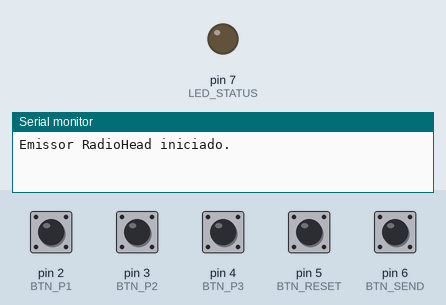
The sketch below on a simulated Arduino Uno, built with avr-gcc and run on an emulated ATmega328P. Shown: output pins drawn as LEDs (lit = HIGH), the last lines printed to the serial monitor. Dashed ring = blinking. The test bench sets the inputs (shaded band); at power-on: pin 2 (BTN_P1), pin 3 (BTN_P2), pin 4 (BTN_P3), pin 5 (BTN_RESET), pin 6 (BTN_SEND) HIGH. No radio packets arrive unless stated.

Above: at 1.2 s.
1.3 s: pin 2 (BTN_P1) pulled LOW for 0.15 s
2.9 s: pin 6 (BTN_SEND) pulled LOW for 0.15 s
At 5.06 s:
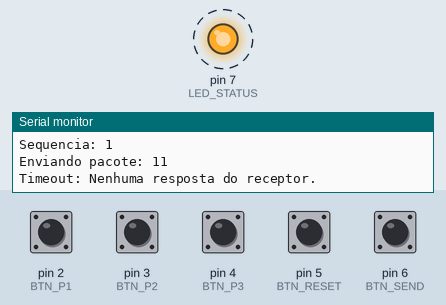
6.0 s: pin 5 (BTN_RESET) pulled LOW for 1 s
8.5 s: pin 6 (BTN_SEND) pulled LOW for 1 s
Timing chart, 0 to 11.5 s (numbered marks = the images above; inputs shaded):
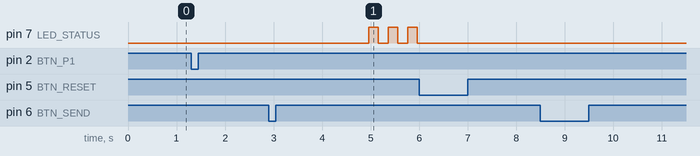

The sketch:

Transmissor.ino
```cpp
#include <RH_ASK.h>
#include <SPI.h>

// Cria o objeto driver.
// Padrões: velocidade 2000bps, RX pino 11, TX pino 12
RH_ASK driver;

// ----- PINOS -----
#define BTN_RESET 5
#define BTN_SEND  6
#define BTN_P1    2
#define BTN_P2    3
#define BTN_P3    4
#define LED_STATUS 7

String sequencia = "";

// Função para piscar o LED
void piscaLED(int vezes) {
  for (int i = 0; i < vezes; i++) {
    digitalWrite(LED_STATUS, HIGH);
    delay(200);
    digitalWrite(LED_STATUS, LOW);
    delay(200);
  }
}

// Monta um inteiro [SEQUÊNCIA][CHECKSUM]
String montarPacote() {
  int checksum = 0;
  // Calcula a soma de todos os números da sequência
  for (char c : sequencia) {
    checksum += (c - '0');
  }

  // Pega apenas o último dígito da soma (ex: soma 15 vira 5)
  int digitoVerificador = checksum % 10;

  // Cola o dígito no final da sequência original
  // Ex: Sequencia "111111" + Digito "6" = "1111116"
  return sequencia + String(digitoVerificador);
}

void enviarSequencia() {
  // Agora recebemos direto a String pronta
  String pacoteStr = montarPacote();

  Serial.print("Enviando pacote: ");
  Serial.println(pacoteStr);

  // Envia a mensagem
  driver.send((uint8_t *)pacoteStr.c_str(), pacoteStr.length());
  driver.waitPacketSent();

  // ... (O RESTO DA LÓGICA DE ACK/NACK CONTINUA IGUAL ABAIXO) ...
  // Apenas certifique-se de manter o restante da função enviarSequencia
  // (parte do while e millis) igual ao código anterior.

  // ----- TRECHO DE ESPERA (Copie isso para completar a função) -----
  unsigned long inicio = millis();
  bool respostaRecebida = false;

  while (millis() - inicio < 2000) {
    uint8_t buf[10];
    uint8_t buflen = sizeof(buf);

    if (driver.recv(buf, &buflen)) {
      buf[buflen] = 0;
      String resposta = String((char*)buf);

      // A resposta do ACK (111) ou NACK (999) é pequena,
      // então podemos usar toInt() aqui sem medo.
      long valor = resposta.toInt();

      Serial.print("Resposta recebida: ");
      Serial.println(valor);

      if (valor == 111) {
        Serial.println("ACK recebido.");
        piscaLED(2);
        respostaRecebida = true;
        return;
      }
      else if (valor == 999) {
        Serial.println("NACK recebido. Retransmitindo...");
        piscaLED(3);
        driver.send((uint8_t *)pacoteStr.c_str(), pacoteStr.length());
        driver.waitPacketSent();
        delay(200);
        inicio = millis();
      }
    }
  }

 if (!respostaRecebida) {
    Serial.println("Timeout: Nenhuma resposta do receptor.");
    piscaLED(3);
}
}

void setup() {
  Serial.begin(9600);

  // Configuração dos pinos (INPUT_PULLUP)
  pinMode(BTN_RESET, INPUT_PULLUP);
  pinMode(BTN_SEND,  INPUT_PULLUP);
  pinMode(BTN_P1,    INPUT_PULLUP);
  pinMode(BTN_P2,    INPUT_PULLUP);
  pinMode(BTN_P3,    INPUT_PULLUP);
  pinMode(LED_STATUS, OUTPUT);

  // Inicializa o RadioHead
  if (!driver.init()) {
    Serial.println("Falha na inicializacao do RadioHead!");
  } else {
    Serial.println("Emissor RadioHead iniciado.");
  }
}
void loop() {
  // Botão 1 - Só aceita se tiver menos de 3 digitos gravados
  if (!digitalRead(BTN_P1) && sequencia.length() < 3) {
    sequencia += "1";
    Serial.print("Sequencia: ");
    Serial.println(sequencia);
    delay(250);
  }

  // Botão 2
  if (!digitalRead(BTN_P2) && sequencia.length() < 3) {
    sequencia += "2";
    Serial.print("Sequencia: ");
    Serial.println(sequencia);
    delay(250);
  }

  // Botão 3
  if (!digitalRead(BTN_P3) && sequencia.length() < 3) {
    sequencia += "3";
    Serial.print("Sequencia: ");
    Serial.println(sequencia);
    delay(250);
  }

  // Reset da sequência
  if (!digitalRead(BTN_RESET)) {
    sequencia = "";
    Serial.println("Sequencia resetada.");
    delay(300);
  }

  // Enviar sequência
  if (!digitalRead(BTN_SEND)) {
    if (sequencia.length() > 0) {
      enviarSequencia();
    } else {
      Serial.println("Nenhuma sequencia definida.");
    }
    delay(300);
  }
}
```

Measured:
- after the input at 2.9 s, pin 7 (LED_STATUS): alternates HIGH for 0.20 s and LOW for 0.20 s, starting after 2.1 s
